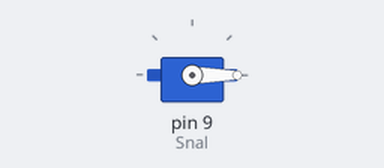
Simulated run of this sketch. Board: Arduino Uno, built with avr-gcc and run on an emulated ATmega328P. On the bench: servo.

Above: at 0.05 s.
Timing chart, 0 to 3.0 s (numbered marks = the images above):
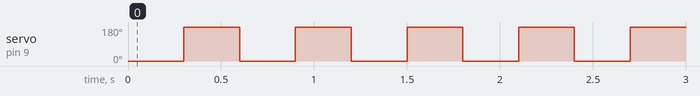

The sketch:

servo.ino
```cpp
/*
 *
 *
 *          Brown   = GND
 *          Red     = Vcc (3.5v~6v)
 *          Orange  = Signal (PWM)
 *
 *
 *
 */


#include <Servo.h>
Servo myservo;  // create servo object to control a servo

// Signal Pin
int Snal = 9 ; int i;


void setup() {

  myservo.attach(Snal);  // attaches the servo on Signal pin to the servo object
}

void loop() {

// Will move servo back and forth to its limits


    myservo.write(0);
    delay(300);
    myservo.write(179);
    delay(300);


}
```

Measured:
- by itself, servo on pin 9 (Snal): alternates 179° for 0.30 s and 0° for 0.30 s
